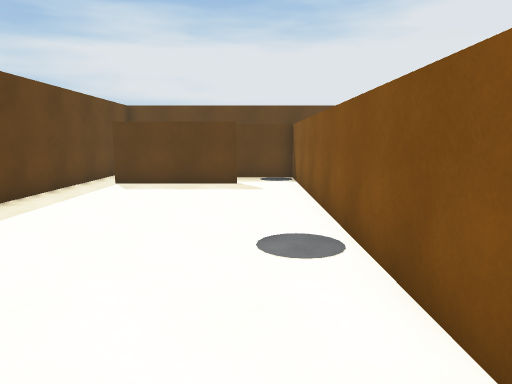
[1] (above)

18 first-person views from a walk through a 3-D level made in the Unity game engine. The camera is 1.4 m above the floor, tilts 8° down and sees 70° across. The floor is counted in squares, 1 m on a side. Each view is taken from the middle of a square. On the plan, view 1 faces up. The plan holds only what a view shows up to about 16 squares ahead; the rest is blank. The player is left out.

[2]
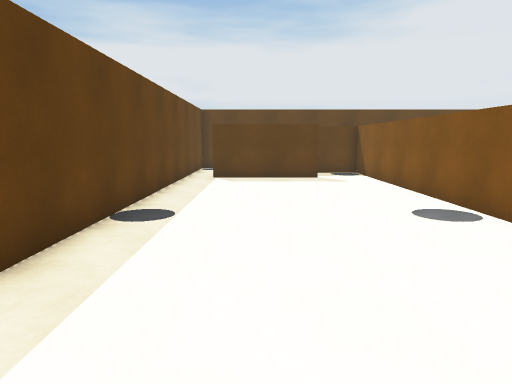

[3]
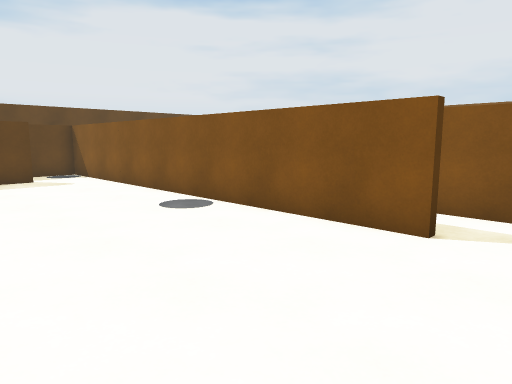

[4]
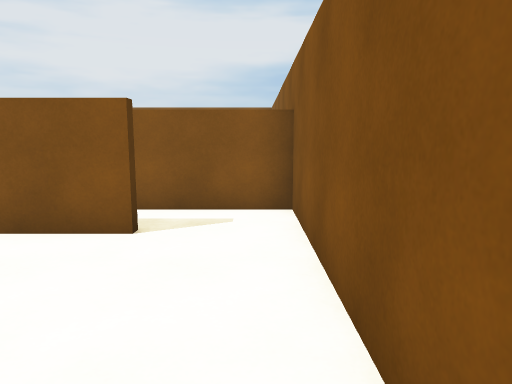

[5]
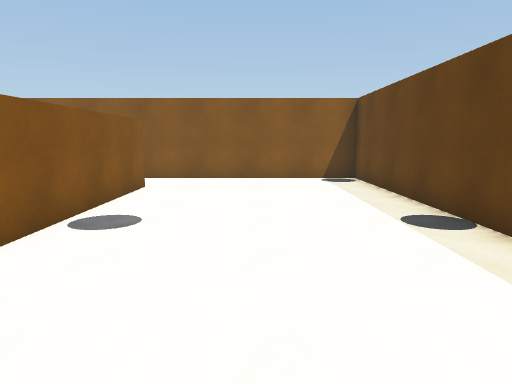

[6]
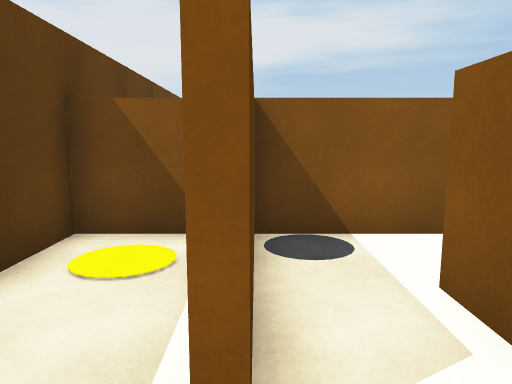

[7]
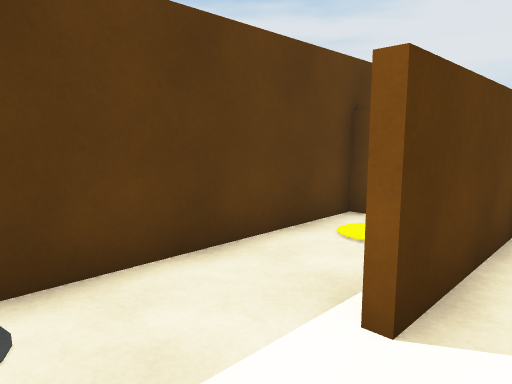

[8]
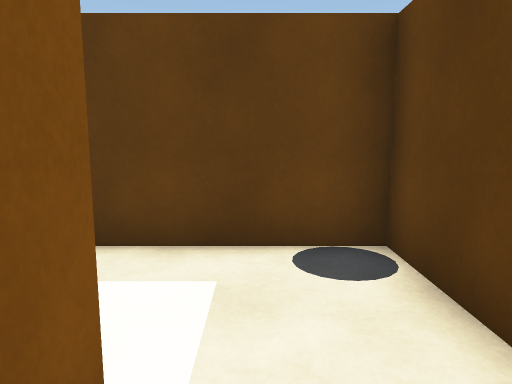

[9]
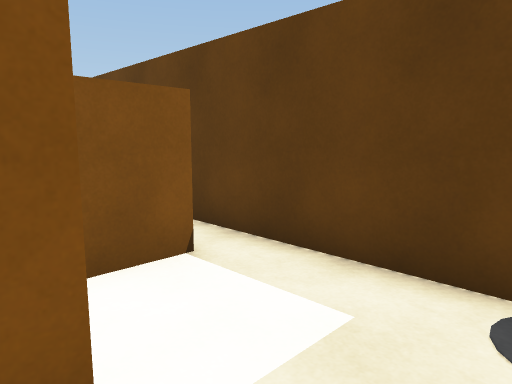

[10]
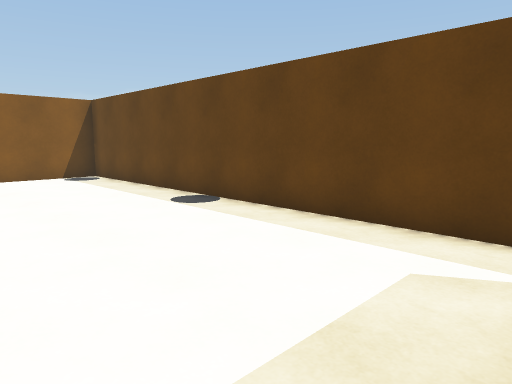

[11]
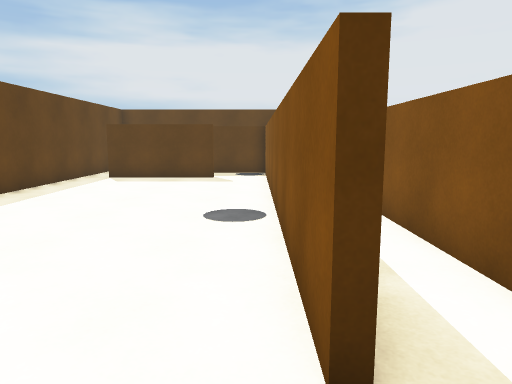

[12]
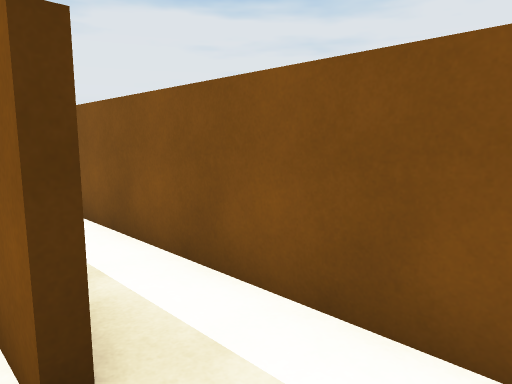

[13]
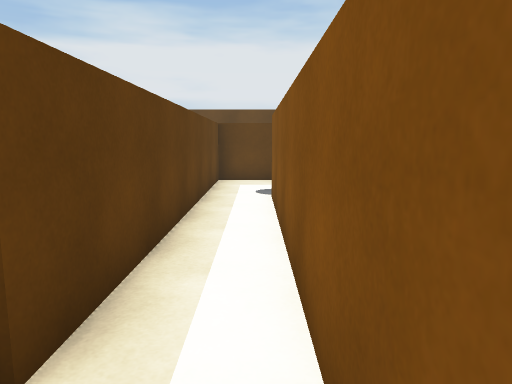

[14]
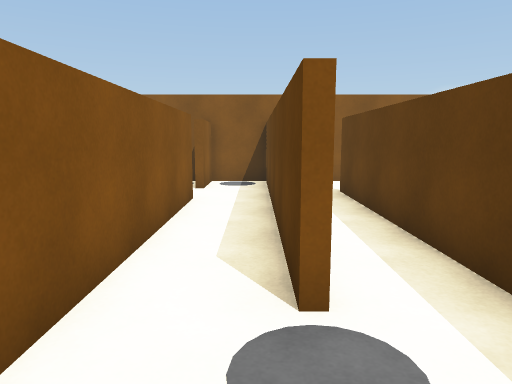

[15]
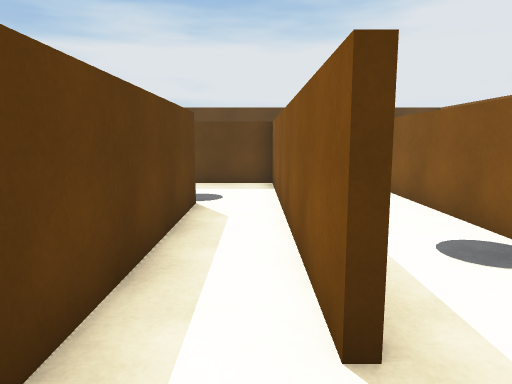

[16]
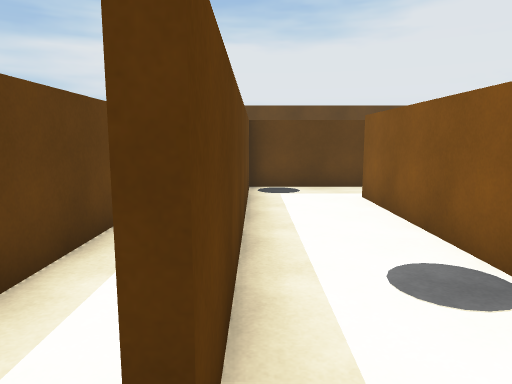

[17]
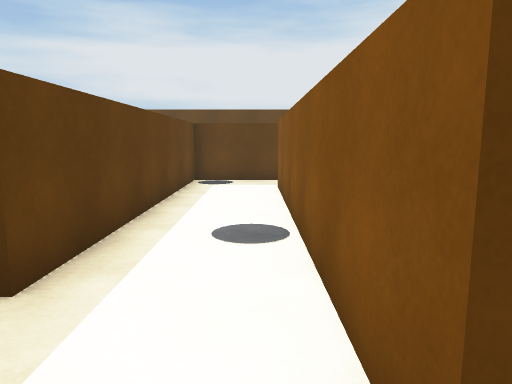

[18]
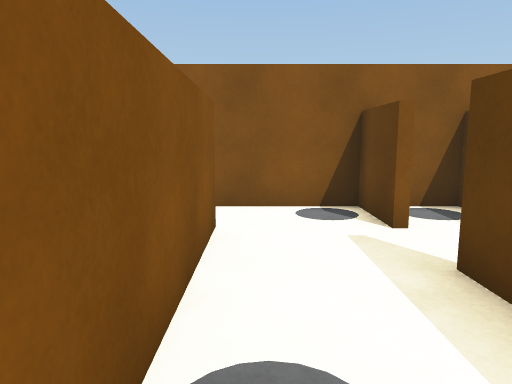

### Floor plan
Ten units are one square. View 1 is at (0, 0); x grows to the right and y downward. Boxes are objects, and circles mark ways between rooms. Rooms are numbered by the first view taken in them; rooms with no view inside come last. Other rooms are left out.
<svg viewBox="-63 -172 158 205">
<path fill="none" stroke="#000" d="M14 2 14 -115M-6 -120 -48 -120M-58 -119 -58 28 14 28M-26 -143 -19 -143M-48 -122 -32 -122M14 -150 14 -167 -58 -167 -58 -119M-16 -122 -6 -122M14 -115 14 -140 -26 -140M36 -72 36 28 55 28 55 8M55 -11 55 -108M14 28 34 28 34 -71M56 -111 17 -111 17 2M58 8 58 28 89 28M87 10 87 -91M84 -111 58 -111 58 -11"/>
<circle cx="-50" cy="-120" r="3" fill="#2a7"/>
<circle cx="5" cy="-120" r="3" fill="#2a7"/>
<circle cx="20" cy="15" r="3" fill="#2a7"/>
<circle cx="-15" cy="-130" r="3" fill="#2a7"/>
<circle cx="60" cy="-5" r="3" fill="#2a7"/>
<text x="-20" y="-50">1</text>
<text x="-30" y="-150">2</text>
<text x="0" y="-130">3</text>
<text x="30" y="-40">4</text>
<text x="70" y="-40">5</text>
</svg>
Room 1 opens to room 2. Room 1 opens to room 3. Room 1 opens to room 4. Room 2 opens to room 3. Room 4 opens to room 5.

Where each view was taken, in squares from view 1:
view 1: 0 up, 0 right, facing up
view 2: 2 down, 3 left, facing up
view 3: 2 down, 4 left, facing up-right
view 4: 2 down, 4 left, facing right
view 5: 11 up, 2 left, facing down
view 6: 14 up, 4 left, facing right
view 7: 13 up, 5 left, facing up-right
view 8: 15 up, 1 left, facing left
view 9: 16 up, 2 left, facing down-left
view 10: 12 up, 0 right, facing down-left
view 11: 2 down, 1 right, facing up
view 12: 2 down, 1 right, facing up-right
view 13: 2 down, 3 right, facing up
view 14: 10 up, 4 right, facing down
view 15: 1 down, 5 right, facing up
view 16: 0 up, 6 right, facing up
view 17: 2 down, 8 right, facing up
view 18: 5 up, 8 right, facing down
